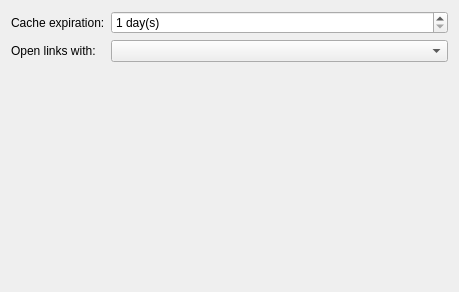
<ui version="4.0" >
 <class>Options</class>
 <widget class="QWidget" name="Options" >
  <property name="geometry" >
   <rect>
    <x>0</x>
    <y>0</y>
    <width>459</width>
    <height>292</height>
   </rect>
  </property>
  <property name="windowTitle" >
   <string>Options</string>
  </property>
  <layout class="QGridLayout" name="gridLayout" >
   <item row="0" column="0" >
    <layout class="QFormLayout" name="formLayout" >
     <property name="fieldGrowthPolicy" >
      <enum>QFormLayout::ExpandingFieldsGrow</enum>
     </property>
     <item row="0" column="0" >
      <widget class="QLabel" name="lblCacheExpiration" >
       <property name="text" >
        <string>Cache expiration:</string>
       </property>
      </widget>
     </item>
     <item row="0" column="1" >
      <widget class="QSpinBox" name="spinCacheExpiration" >
       <property name="sizePolicy" >
        <sizepolicy vsizetype="Fixed" hsizetype="Expanding" >
         <horstretch>0</horstretch>
         <verstretch>0</verstretch>
        </sizepolicy>
       </property>
       <property name="suffix" >
        <string> day(s)</string>
       </property>
       <property name="prefix" >
        <string/>
       </property>
       <property name="minimum" >
        <number>1</number>
       </property>
       <property name="maximum" >
        <number>30</number>
       </property>
      </widget>
     </item>
     <item row="1" column="0" >
      <widget class="QLabel" name="label" >
       <property name="text" >
        <string>Open links with:</string>
       </property>
      </widget>
     </item>
     <item row="1" column="1" >
      <widget class="QComboBox" name="comboBox" >
       <property name="sizePolicy" >
        <sizepolicy vsizetype="Fixed" hsizetype="MinimumExpanding" >
         <horstretch>0</horstretch>
         <verstretch>0</verstretch>
        </sizepolicy>
       </property>
      </widget>
     </item>
    </layout>
   </item>
  </layout>
 </widget>
 <resources/>
 <connections/>
</ui>
